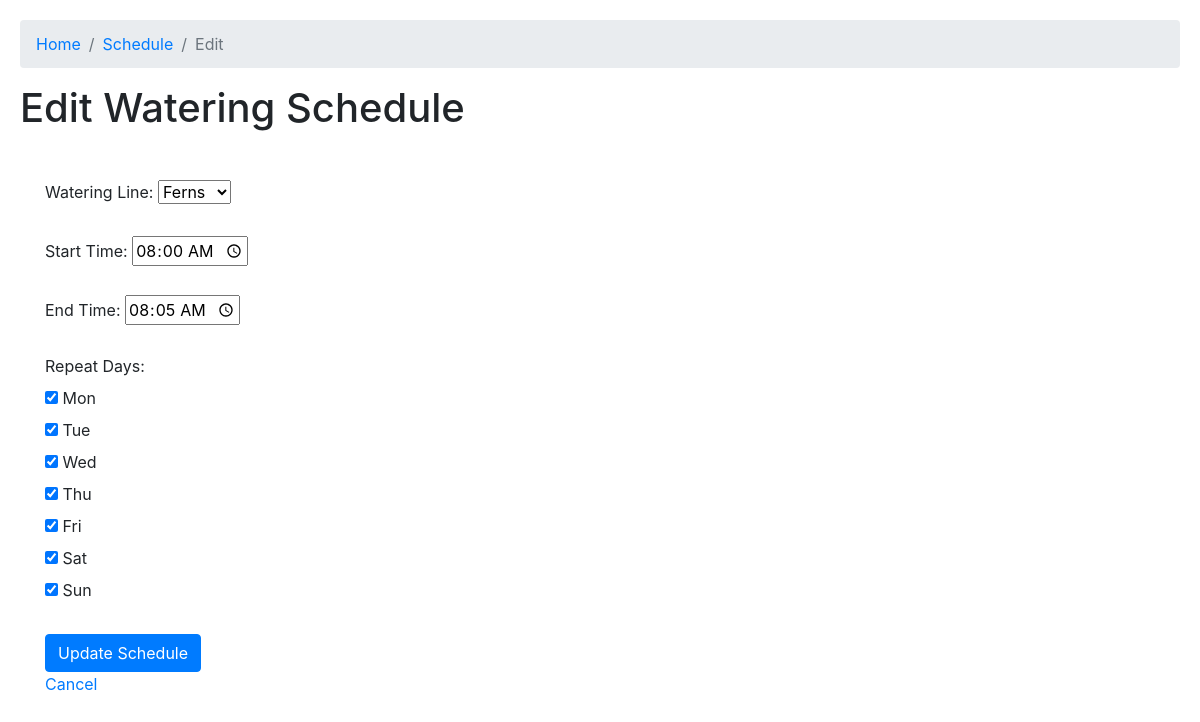
The app's page /schedules/edit/2 with its own data.
### tables this page shows
CREATE TABLE watering_schedule (
        id INTEGER PRIMARY KEY AUTOINCREMENT,
        watering_line_id INTEGER NOT NULL,
        start_time TEXT NOT NULL,
        end_time TEXT NOT NULL,
        repeat_days TEXT NOT NULL,
        FOREIGN KEY (watering_line_id) REFERENCES watering_lines (id) ON DELETE CASCADE
    );

CREATE TABLE watering_lines (
        id INTEGER PRIMARY KEY AUTOINCREMENT,
        name TEXT NOT NULL,
        gpio_pin INTEGER NOT NULL UNIQUE
    );

### main.py (the view, shortened to what this page needs)
@app.route("/schedules/edit/<int:schedule_id>", methods=["GET", "POST"])
def edit_schedule(schedule_id):
    with SQLite() as db:
        if request.method == "GET":
            schedule = db.execute(
                "SELECT * FROM watering_schedule WHERE id = ?", (schedule_id,)
            ).fetchone()
            watering_lines = db.execute("SELECT id, name FROM watering_lines").fetchall()
            if not schedule:
                return "Schedule not found", 404
            return render_template(
                "edit_schedule.html", schedule=schedule, watering_lines=watering_lines
            )
    reload_schedules()  # Reload schedules to reflect the change
    return redirect(url_for("list_schedules"))

### utils.py (called while the page is built)
def dict_factory(cursor, row):
    fields = [column[0] for column in cursor.description]
    return {key: value for key, value in zip(fields, row)}

    def __enter__(self):
        try:
            self.conn = sqlite3.connect(self.file)
            self.conn.row_factory = dict_factory
            return self.conn
        except sqlite3.Error as e:
            raise RuntimeError(f"Database connection failed: {e}")

    def __exit__(self, type, value, traceback):
        if self.conn:
            if traceback is None:  # Commit only if no exception occurred
                self.conn.commit()
            self.conn.close()

### templates/edit_schedule.html
{% extends 'layout.html' %} {% block header %}
<h1>{% block title %}Edit Watering Schedule{% endblock %}</h1>
{% endblock %} {% block nav%}
<li class="breadcrumb-item"><a href="/">Home</a></li>
<li class="breadcrumb-item"><a href="{{ url_for('list_schedules')}}">Schedule</a></li>
<li class="breadcrumb-item active" aria-current="page">Edit</li>
{% endblock %} {% block content %}
    <form method="POST">
      <label for="watering_line_id">Watering Line:</label>
      <select id="watering_line_id" name="watering_line_id">
        {% for line in watering_lines %}
        <option value="{{ line.id }}" {% if line.id == schedule.watering_line_id %}selected{% endif %}>
          {{ line.name }}
        </option>
        {% endfor %}
      </select><br /><br />
      <label for="start_time">Start Time:</label>
      <input
        type="time"
        id="start_time"
        name="start_time"
        value="{{ schedule.start_time }}"
        required
      /><br /><br />
      <label for="end_time">End Time:</label>
      <input
        type="time"
        id="end_time"
        name="end_time"
        value="{{ schedule.end_time }}"
        required
      /><br /><br />
      <label>Repeat Days:</label><br />
      {% for day in ["Mon", "Tue", "Wed", "Thu", "Fri", "Sat", "Sun"] %}
      <input
        type="checkbox"
        id="{{ day }}"
        name="repeat_days"
        value="{{ day }}"
        {% if day in schedule.repeat_days.split(',') %}checked{% endif %}
      />
      <label for="{{ day }}">{{ day }}</label><br />
      {% endfor %}
      <br />
      <button type="submit" class="btn btn-primary">Update Schedule</button>
    </form>
    <a href="{{ url_for('list_schedules') }}">Cancel</a>
{% endblock %}

### templates/layout.html (style rules this page uses)
body { font-family: Arial, sans-serif; text-align: center; padding: 20px; }

### records on screen
watering_schedule: watering_line_id "Ferns", start_time "08:00", end_time "08:05", repeat_days "☑" "☑" "☑" "☑" "☑" "☑" "☑"

### other values on screen
{{ day }} "Mon" "Tue" "Wed" "Thu" "Fri" "Sat" "Sun"
